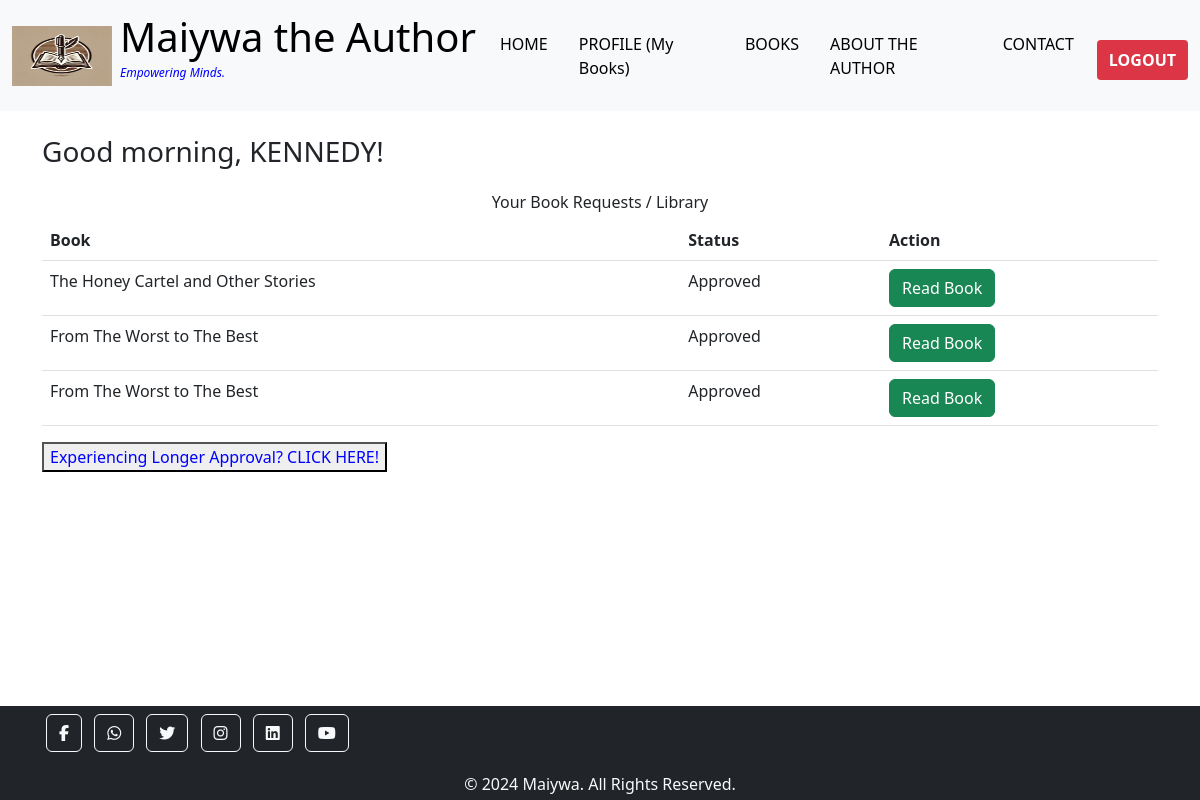
Screenshot of /profile/ (signed in) with the database file from the repository.
### bookstore/models.py (models this page shows, shortened)
class UserRequest(models.Model):
    user = models.ForeignKey(User, on_delete=models.CASCADE)
    book = models.ForeignKey(Book, on_delete=models.CASCADE)
    approved = models.BooleanField(default=False)
    request_message = models.TextField(blank=True)
    class Meta:
        unique_together = ('user', 'book')  # Prevent duplicate requests

class Book(models.Model):
    title = models.CharField(max_length=200)
    description = models.TextField()
    image = models.ImageField(upload_to='book_covers/', null=True, blank=True)
    pdf = models.FileField(upload_to='books_pdfs/')
    uploaded_at = models.DateTimeField(default=timezone.now)

### bookstore/views.py (the view)
# urls.py: path('profile/', views.profile, name='profile'),        # User's profile
@login_required
def profile(request):
    user_requests = UserRequest.objects.filter(user=request.user)
    return render(request, 'bookstore/profile.html', {'user_requests': user_requests})

### bookstore/templates/bookstore/profile.html
{% extends 'bookstore/base.html' %}
{% load static %}
{% block content %}
<div class="container">
<h3>
    <div id="greeting" class="my-4" data-username="{{ user.username }}">
    </div>
</h3>
<h6 style="text-align: center;">Your Book Requests / Library</h6>
<table class="table">
    <thead>
        <tr>
            <th>Book</th>
            <th>Status</th>
            <th>Action</th>
        </tr>
    </thead>
    <tbody>
        {% for user_request in user_requests %}
        <tr>
            <td>{{ user_request.book.title }}</td>
            <td>{% if user_request.approved %} Approved {% else %} Pending {% endif %}</td>
            <td>
                {% if user_request.approved %}
                    <a href="{% url 'read_book' user_request.book.id %}" class="btn btn-success">Read Book</a>
                {% else %}
                    <button class="btn btn-secondary" disabled>Awaiting approval</button>
                {% endif %}
            </td>
        </tr>
        {% endfor %}
    </tbody>
</table>
<a href="https://wa.me/+2540725793204">
    <button class="delay-approval" style="color: blue;">Experiencing Longer Approval? CLICK HERE!</button>
</a>
</div>
{% endblock %}

### static/css/styles.css (style rules this page uses)
html, body { height: 100%; margin: 0; display: flex; flex-direction: column; }
body { background-color: #f8f9fa; }
body { font-family: 'Poppins', sans-serif; }

### rows the page displays
UserRequest: book "The Honey Cartel and Other Stories", approved "Approved"
UserRequest: book "From The Worst to The Best", approved "Approved"
UserRequest: book "From The Worst to The Best", approved "Approved"
